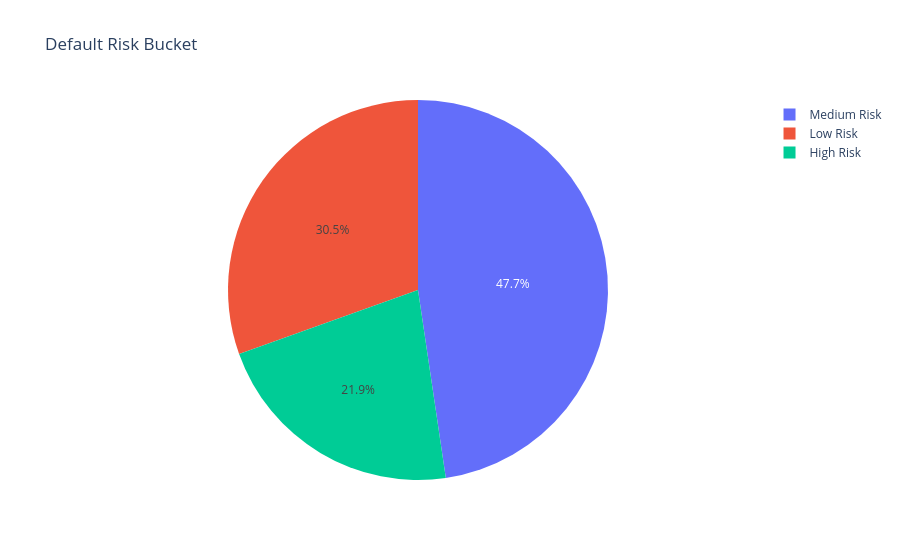

The code cell stored with this chart in its notebook:
### Code cell
px.pie(title='Default Risk Bucket', data_frame=default_risk_df, 
       names='Default_risk_bucket', values='percent(%)')

### Figure 1 — Plotly figure (JSON) as saved in the notebook; plotly's stock layout.template omitted (floating-point values rounded to 4 significant figures)
{"data": [{"domain": {"x": [0, 1], "y": [0, 1]}, "hovertemplate": "Default_risk_bucket=%{label}<br>percent(%)=%{value}<extra></extra>", "labels": ["Medium Risk", "Low Risk", "High Risk"], "legendgroup": "", "name": "", "showlegend": true, "type": "pie", "values": [47.66, 30.47, 21.87]}], "layout": {"legend": {"tracegroupgap": 0}, "title": {"text": "Default Risk Bucket"}}}
